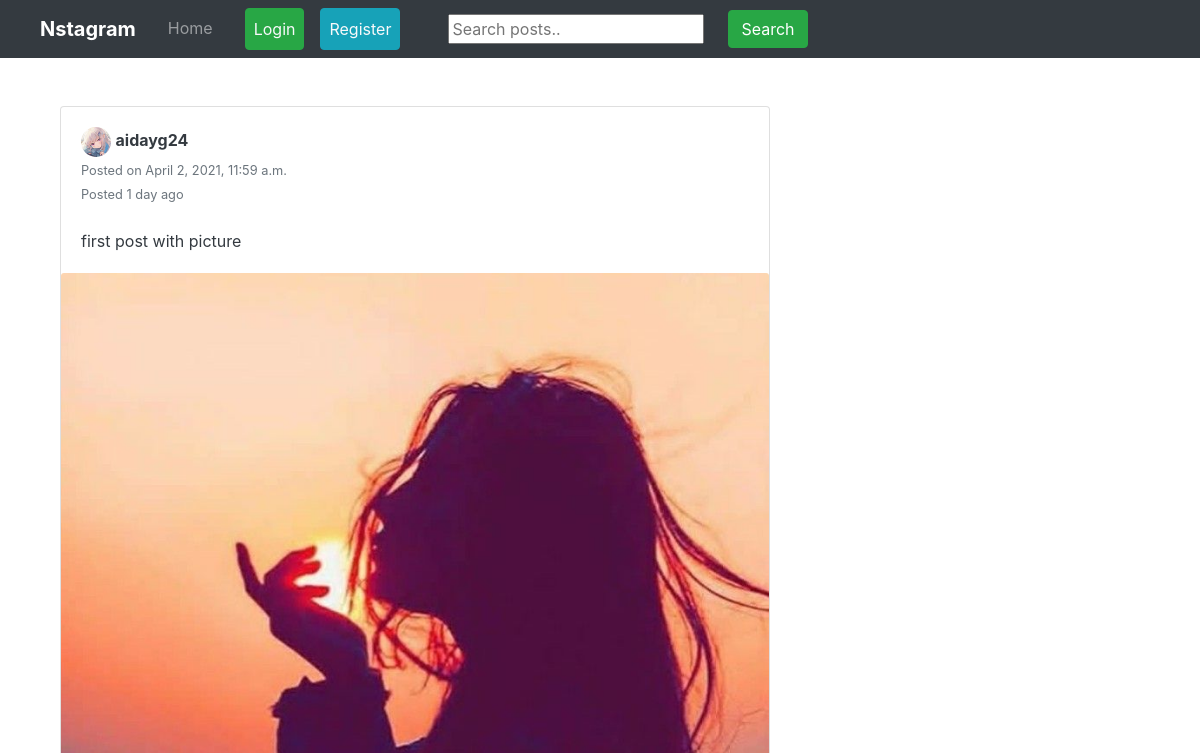
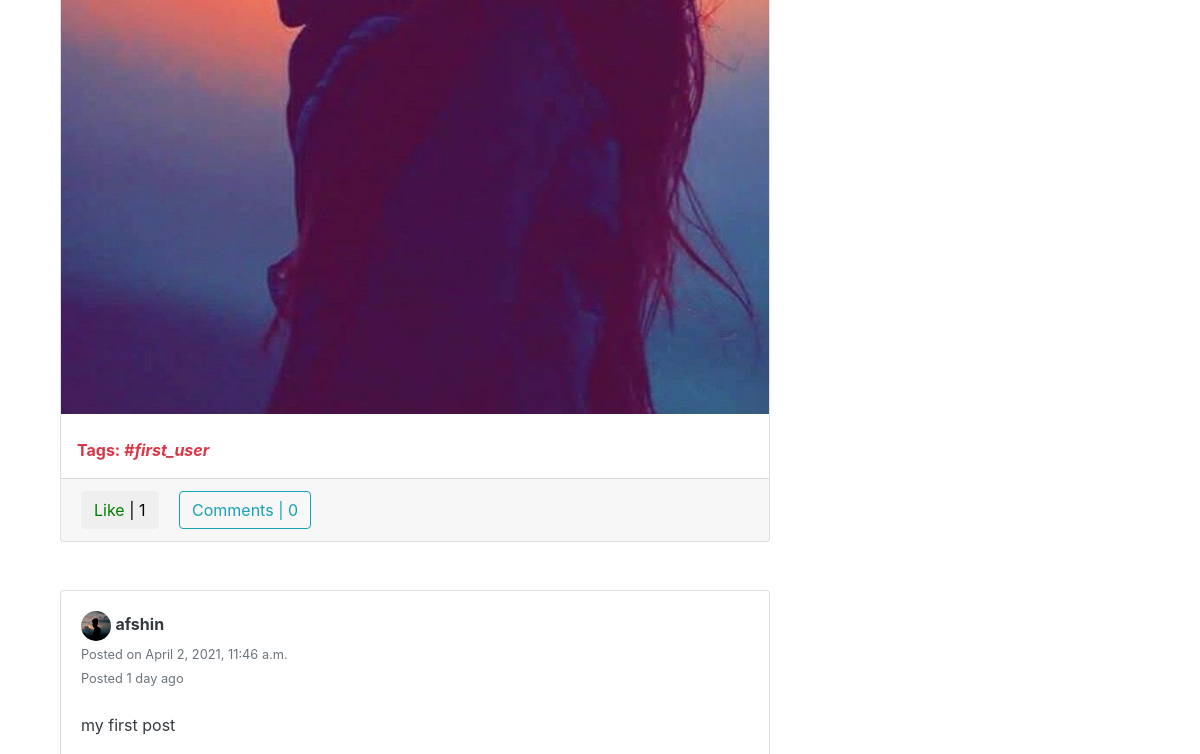
Before: / (upper part) with the older database file (2 pictures, top to bottom).
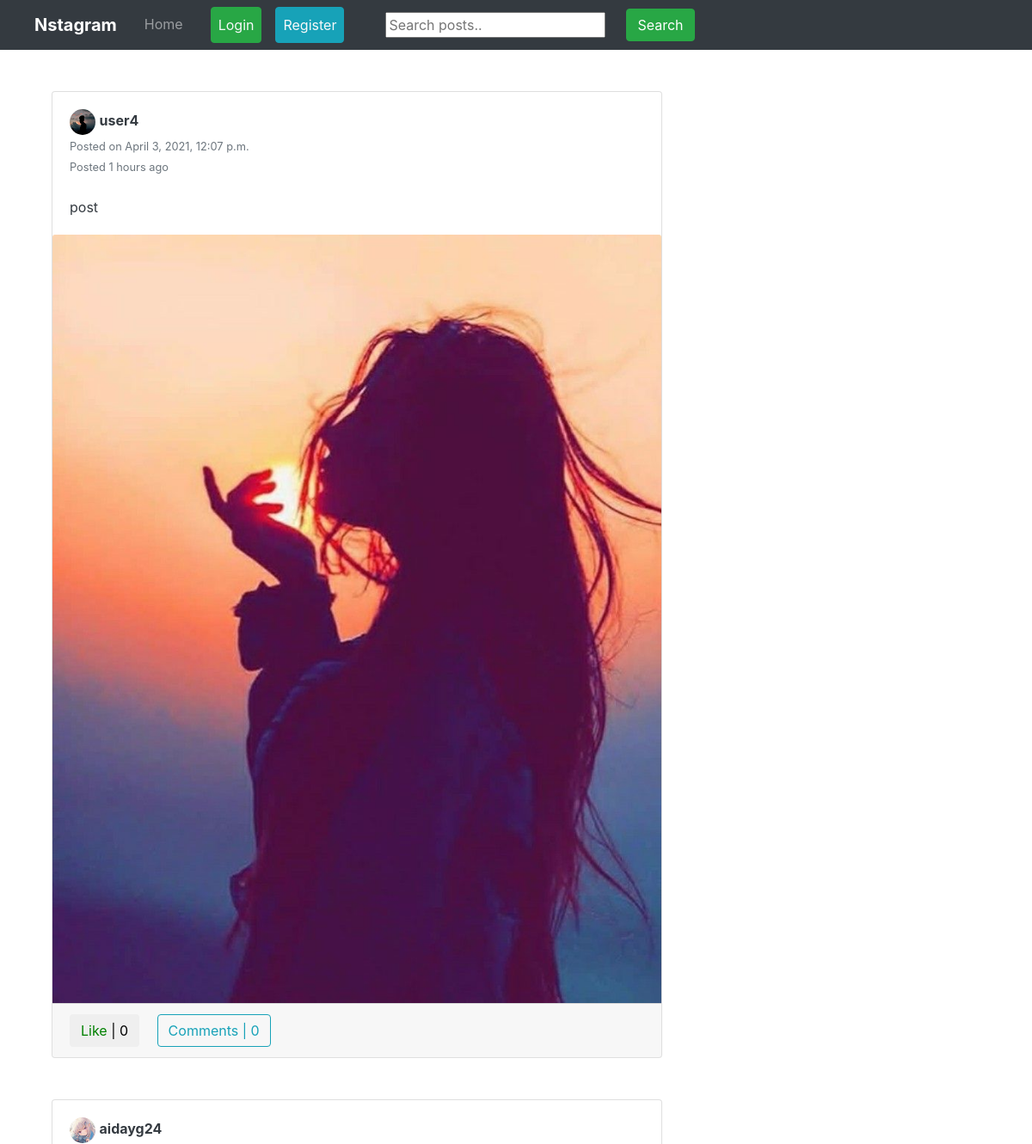
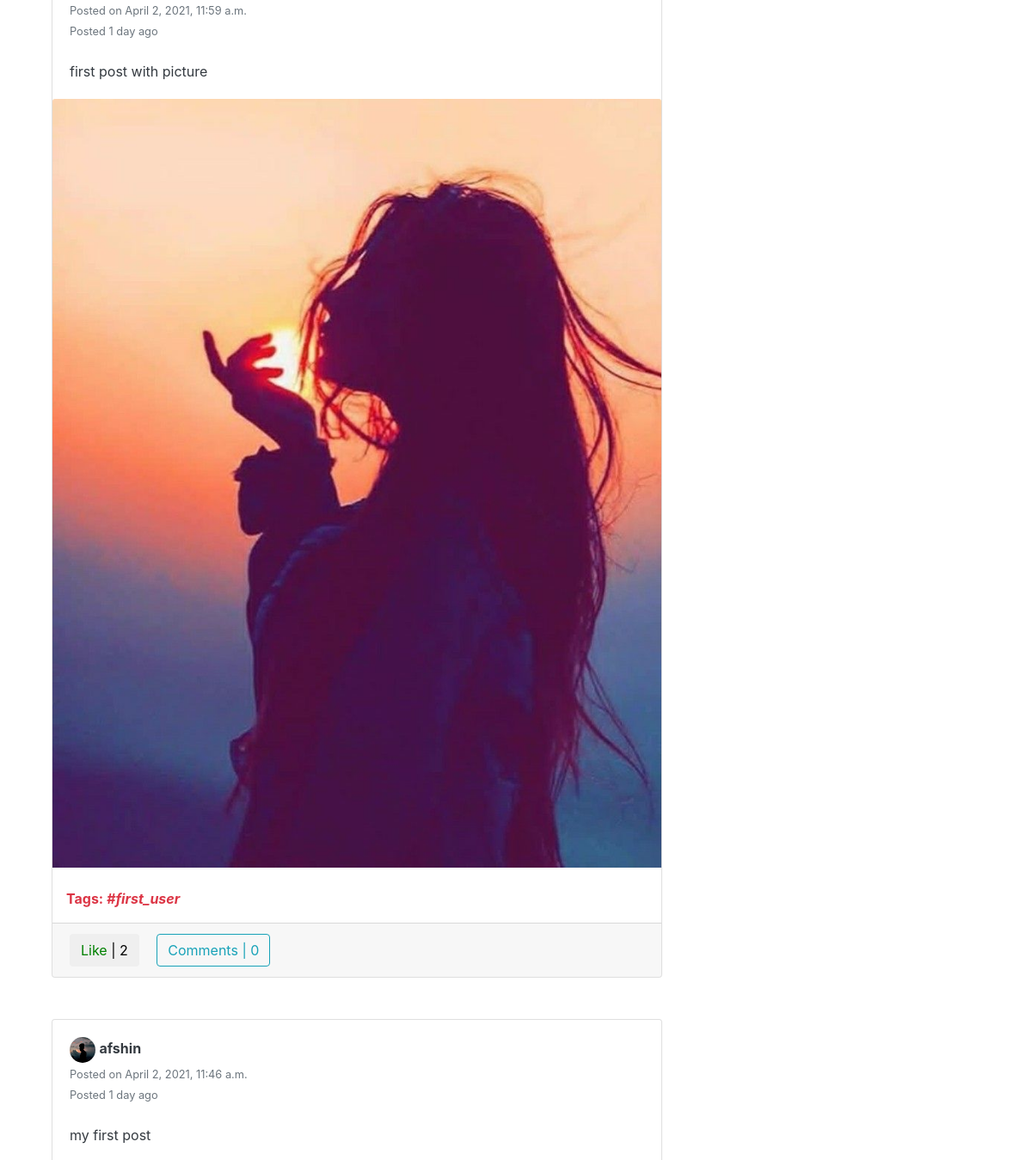
After: the same page with the newer database file (2 pictures, top to bottom).
### apps/posts/models/post.py (models this page shows, shortened)
class Post(models.Model):
    description = models.CharField('Caption', max_length=255, blank=True)
    pic = models.ImageField(default='media/profile_pics/default.png', upload_to='post/pic', blank=True, null=True)
    date_posted = models.DateTimeField(default=timezone.now)
    user_name = models.ForeignKey(User, on_delete=models.CASCADE)
    location = models.CharField('Location', max_length=200, blank=True)
    tags = models.CharField('Tags', max_length=100, blank=True)
    class Meta:
        ordering = ['-date_posted']
    @property
    def time_left_from_post_date(self):
        now = timezone.now()
        duration = now - self.date_posted
        if duration.days == 0 and duration.seconds < 3600:
            return str('recently')
        if duration.days == 0:
            return str(duration.seconds // 3600) + str('  hours ago')
        if duration.days < 32:
            if duration.days == 1:
                return str(duration.days) + str(' day ago ')
            else:
                return str(duration.days) + str(' days ago ')

### apps/users/models/profile.py (models this page shows, shortened)
class Profile(models.Model):
    user = models.OneToOneField(User, on_delete=models.CASCADE)
    image = models.ImageField(default='media/profile_pics/default.png', upload_to='profile_pics')
    slug = AutoSlugField(populate_from='user')
    followers = models.ManyToManyField("Profile", blank=True)
    first_name = models.CharField('First name', max_length=100, blank=True, null=True)
    last_name = models.CharField('Last name', max_length=100, blank=True, null=True)
    bio = models.CharField('Bio', max_length=255, blank=True, null=True)
    website = models.CharField('Website', blank=True, max_length=150, null=True, validators=[check_website])
    GENDER = [('F', 'female'), ('M', 'male')]
    gender = models.CharField('Gender', max_length=1, choices=GENDER, blank=True, null=True)
    def get_absolute_url(self):
        return "/users/{}".format(self.slug)

### apps/posts/views.py (the view)
# urls.py: path('', PostListView.as_view(), name='home'),
class PostListView(ListView):
    model = Post
    template_name = 'posts/home.html'
    context_object_name = 'posts'
    ordering = ['-date_posted']
    paginate_by = 15
    def get_context_data(self, **kwargs):
        context = super(PostListView, self).get_context_data(**kwargs)
        if self.request.user.is_authenticated:
            liked = [i for i in Post.objects.all() if Like.objects.filter(user=self.request.user, post=i)]
            context['liked_post'] = liked
        return context

### apps/posts/templates/posts/home.html (shortened to what this page needs)
<!DOCTYPE html>
<html lang="en">
<head>
</head>
<body>
{% extends "posts/layout.html" %} {% block searchform %}
    <form class="form-inline my-2 my-lg-0 ml-5" action="{% url 'search_posts' %}" method="get">
        <input name="p" type="text" placeholder="Search posts.."/>
        <button class="btn btn-success my-2 my-sm-0 ml-4" type="submit">
            Search
        </button>
    </form>
{% endblock searchform %} {% block content %}
    <div class="container">
        <div class="row">
            <div class="col-md-8">
                {% for post in posts %}
                    <div class="card card-signin my-5">
                        <div class="card-body">
                            <a href="{{ post.user_name.profile.get_absolute_url }}">
                                <img src="{{ post.user_name.profile.image.url }}" class="rounded-circle" width="30"
                                     height="30" alt=""/></a>
                            <a class="text-dark"
                               href="{{ post.user_name.profile.get_absolute_url }}"><b>{{ post.user_name }}</b></a>
                            <br/><small class="text-muted">Posted on {{ post.date_posted }}</small>
                            <br/><small class="text-muted">Posted {{ post.time_left_from_post_date }}</small>
                            <br/><br/>
                            <p class="card-text text-dark">{{ post.description }}</p>
                        </div>
                        <a href="{% url 'post-detail' post.id %}">
                            <img class="card-img-top" src="{{ post.pic.url }}" alt=""/>
                        </a>
                        {% if post.tags %}
                            <br/>
                            <p class="text-danger ml-3">
                                <b>Tags: <i>{{ post.tags }}</i></b>
                            </p>
                        {% endif %}
                        <div class="card-footer">
                            <button class="btn btn-white mr-3 like" id="{{ post.id }}">
                                {% if post in liked_post %}
                                    <a href="{% url 'post-like' %}" style="color: #ff0000" id="likebtn{{ post.id }}">
                                        Unlike
                                    </a>
                                    | {{ post.likes.count }} {% else %}
                                    <a
                                            href="{% url 'post-like' %}"
                                            style="color: green"
                                            id="likebtn{{ post.id }}"
                                    >
                                        Like</a>
                                    | {{ post.likes.count }} {% endif %}
                            </button>
                            <a class="btn btn-outline-info" href="{% url 'post-detail' post.id %}"
                            >Comments | {{ post.details.count }}</a
                            >
                        </div>
                    </div>
                {% endfor %}
            </div>
        </div>
    </div>
{% endblock content %}

Changed rows visible on the page:
added Post: user_name.profile.image (picture), user_name "user4", date_posted "April 3, 2021, 12:07 p.m.", time_left_from_post_date "1 hours ago", description "post", pic (picture), likes.count "0", details.count "0"
computed for Post "first post with picture": likes.count "1" → "2"
